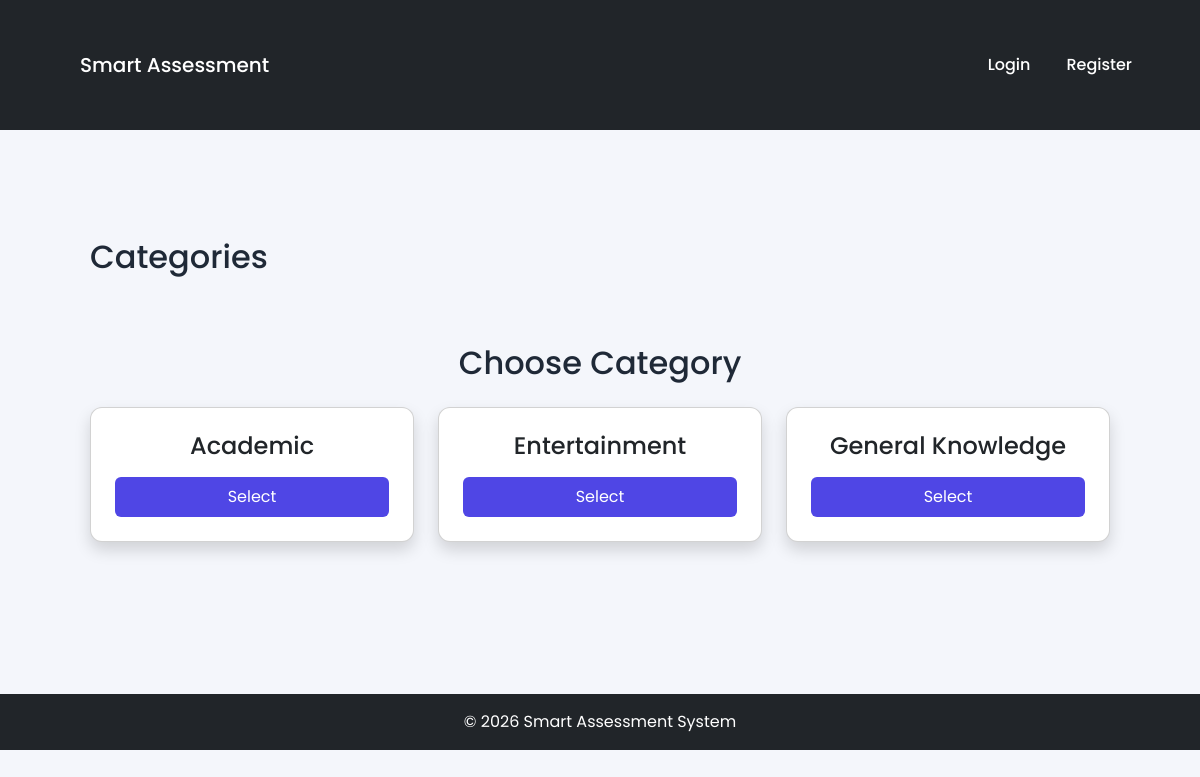
The page /quiz/categories/ on the database its author committed.
### quizzes/models.py (models this page shows, shortened)
class Category(models.Model):
    name = models.CharField(max_length=100)
    icon = models.ImageField(upload_to='category_icons/', blank=True, null=True)

### quizzes/views.py (the view)
# urls.py: path('categories/', views.category_list, name="categories"),
def category_list(request):
    categories = Category.objects.all()
    return render(request, "categories.html", {"categories": categories})

### templates/categories.html
{% extends 'base.html' %}
{% block content %}
<div class="container">
    <h2>Categories</h2>
</div>
<div class="container text-center">
    <h2 class="mb-4">Choose Category</h2>
    <div class="row">
        {% for category in categories %}
        <div class="col-md-4 mb-4">
            <div class="card p-4 shadow">
                <h4>{{ category.name }}</h4>
                <a href="{% url 'subcategories' category.id %}"
                   class="btn btn-primary mt-2">
                    Select
                </a>
            </div>
        </div>
        {% empty %}
            <p>No categories available</p>
        {% endfor %}
    </div>
</div>
{% endblock %}

### static/style.css (style rules this page uses)
:root { --primary: #4f46e5; --secondary: #06b6d4; --bg: #f4f6fb; --card: #ffffff; --text: #1f2937; --muted: #6b7280; --border: #e5e7eb; }
* { margin: 0; padding: 0; box-sizing: border-box; transition: 0.2s ease; }
.container { padding: 30px; }
.card { background: var(--card); padding: 20px; border-radius: 12px; box-shadow: 0 6px 18px rgba(0,0,0,0.06); margin-bottom: 20px; }
.btn { background: var(--primary); color: white; padding: 8px 14px; border: none; border-radius: 6px; cursor: pointer; text-decoration: none; }

### rows shown on the page
Category: name "Academic"
Category: name "Entertainment"
Category: name "General Knowledge"
